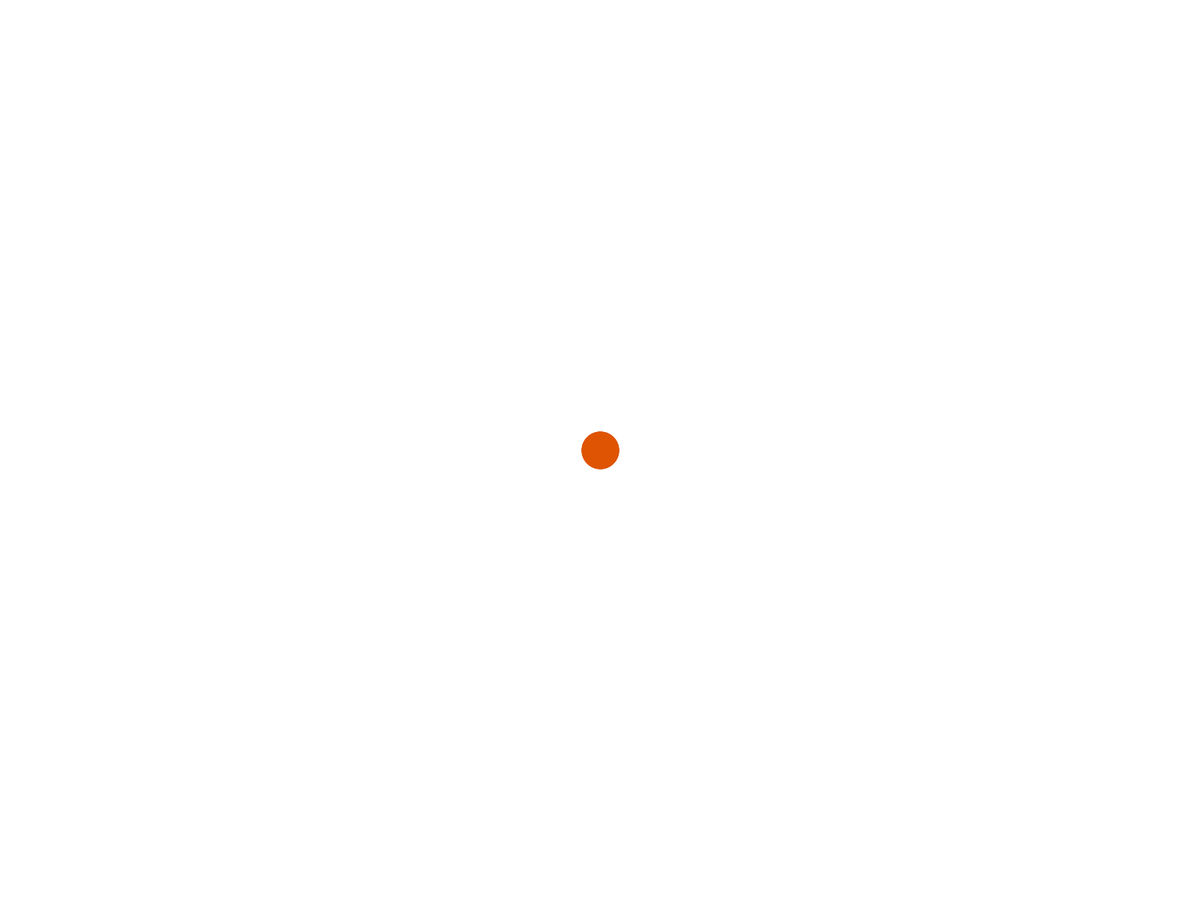
Frame 1 (no input)
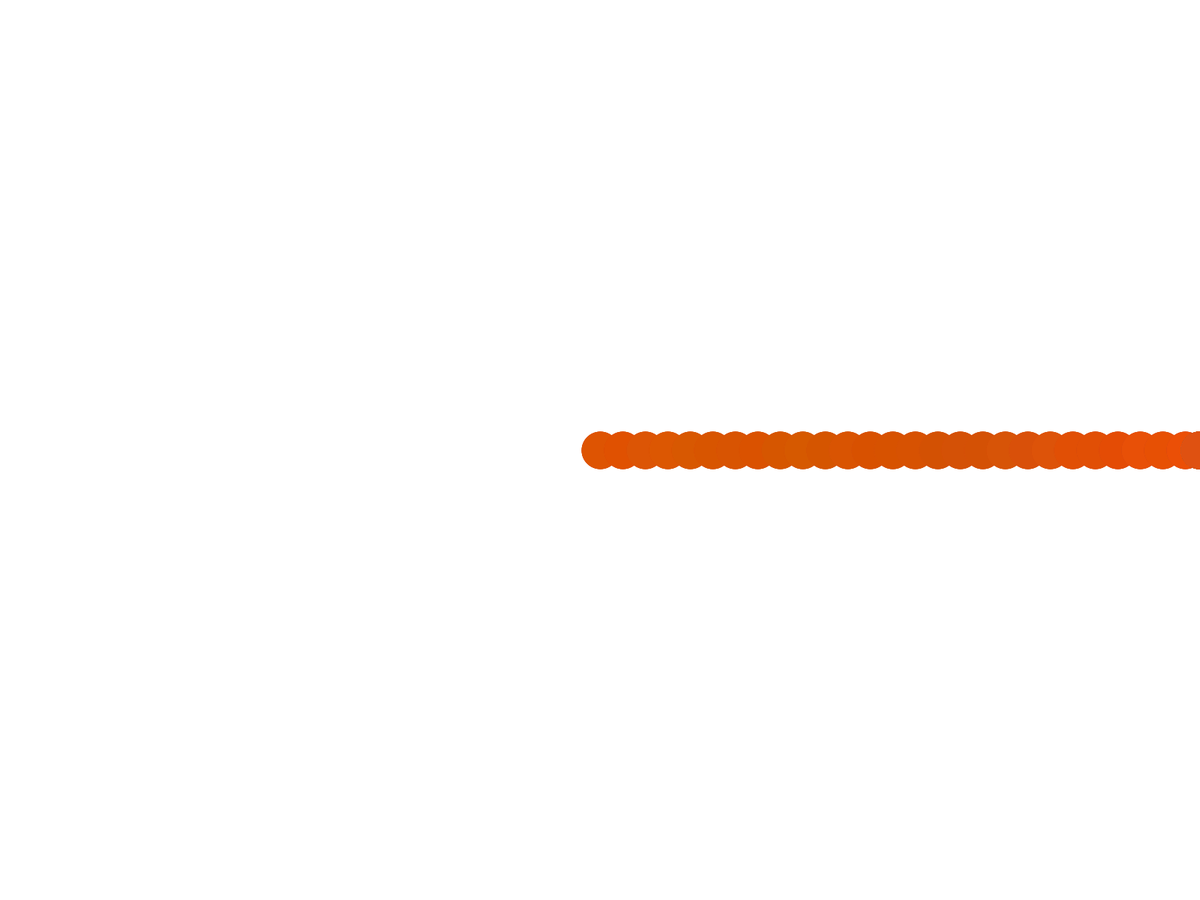
Frame 60 (the mouse pressed at the canvas centre just before this capture)
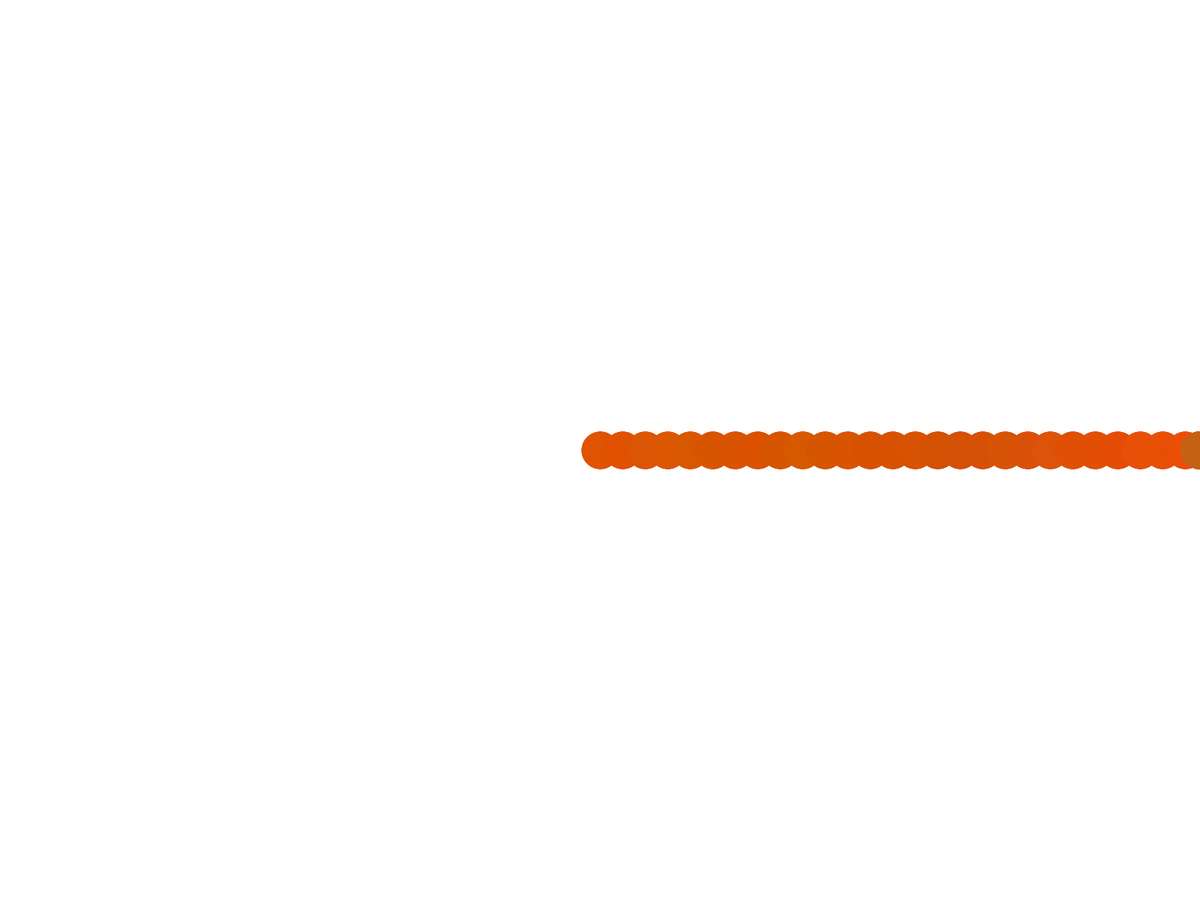
Frame 120 (the mouse held since frame 60 and released just before this capture)

The Processing sketch that drew these frames (run headless with seeded random() and noise(); from frame 60 on, the mouse is pressed at the canvas centre):

// Processing sketch: randomwalker_2
// ── randomwalker_2.pde
Walker[] w = new Walker[3];

void setup() {
  fullScreen();
  // Create a walker object
  for (int i = 0; i < w.length; i++) {
    w[i] = new Walker();
  }
  background(255);
}

void draw() {
  // Run the walker object
  for (int i = 0; i < w.length; i++) {
    w[i].step();  
    w[i].shade();
    w[i].render();
  }
}
// ── Walker.pde
class Walker {
  int x, y, a, b, c, steps;
  
  Walker() {
    x = width/2;
    y = height/2;
    a = (int) random(0,255);
    b = (int) random(0,255);
    c = 0;
  }
  
  void render() {
    stroke(a,b,c);
    strokeWeight(50);
    point(x,y);
    steps = 30;
  }
  void step() {
    float r = random(1);
    if (r < 1/8) {
      y = y + steps;
    }
    else if (r < 1/4) {
      y = y - steps;
    }
    else if (r < 3/8) {
      x = x - steps;
    }
    else if (r < 1/2) {
      
    }
    else if (r < 5/8) {
      
    }
    else if (r < 3/4) {
      
    }
    else if (r < 7/8) {
      
    }
    else {
      x = x + steps;
    }
    x = constrain(x,0,width-1);
    y = constrain(y,0,height-1);
  }
  void shade() {
    float r1 = random(1);
    float r2 = random(1);
    float r3 = random(1);
    int ra = (int) random(-5,5);
    int rb = (int) random(-5,5);
    int rc = (int) random(-5,5);
    if (r1 < 0.05){
      a+=ra;
    }
    else if (r1 < 1){
      a-=ra;
    }
    if (r2 < 0.05){
      b+=rb;
    }
    else if (r2 < 1){
      b-=rb;
    }
    if (r3 < 0.05){
      c+=rc;
    }
    else if (r3 < 1){
      c-=rc;
    }
    a = constrain(a,0,255);
    b = constrain(b,0,255);
    c = constrain(c,0,255);
    
  }
}
